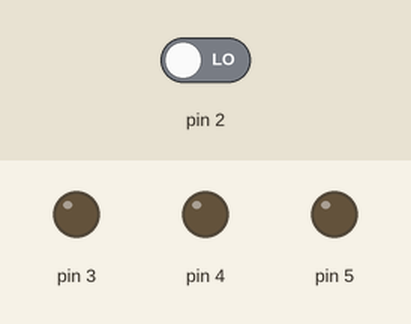
This sketch was run on a simulated Arduino Uno, built with avr-gcc and run on an emulated ATmega328P. On the bench: output pins drawn as LEDs (lit = HIGH). The test bench sets the inputs (shaded band); at power-on: pin 2 LOW.

Above: at 1.2 s.
1.3 s: pin 2 driven HIGH
At 2.0 s:
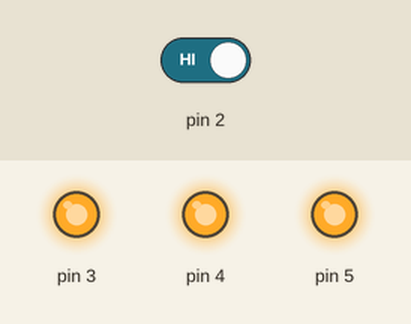
Timing chart, 0 to 4.3 s (numbered marks = the images above; inputs shaded):
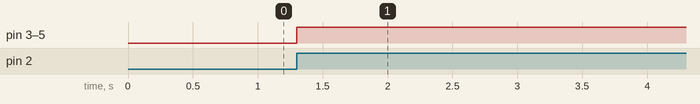

Measured:
- after the input at 1.3 s, pin 3–5: LOW → HIGH at once

The sketch:

sketch_project_001.ino
```cpp
//project 1 with Male. 20160723

int switchState = 0;

void setup(){

  pinMode(3, OUTPUT);
  pinMode(4, OUTPUT);
  pinMode(5, OUTPUT);
  pinMode(2, INPUT);
}

void loop(){

  int boton = digitalRead(2);

  if(boton == 1){

      digitalWrite(3, HIGH);//Led rojo

      digitalWrite(4, HIGH);//Led amarillo

      digitalWrite(5, HIGH);//Led verde

      delay(600000);
    }else{
      digitalWrite(3, LOW);//Led rojo

      digitalWrite(4, LOW);//Led amarillo

      digitalWrite(5, LOW);//Led verde
  }


}
```
